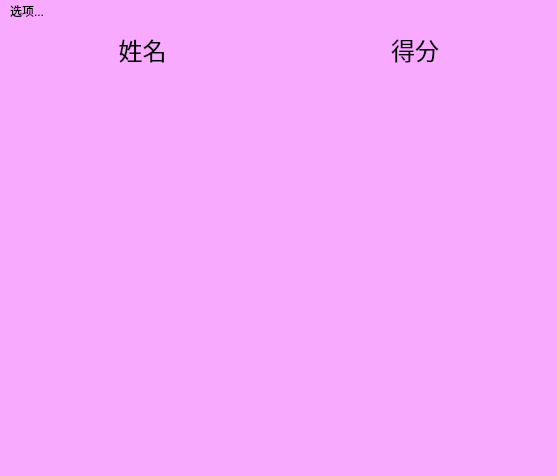
<?xml version="1.0" encoding="UTF-8"?>
<ui version="4.0">
 <class>WindowRank</class>
 <widget class="QMainWindow" name="WindowRank">
  <property name="geometry">
   <rect>
    <x>0</x>
    <y>0</y>
    <width>557</width>
    <height>476</height>
   </rect>
  </property>
  <property name="minimumSize">
   <size>
    <width>557</width>
    <height>476</height>
   </size>
  </property>
  <property name="maximumSize">
   <size>
    <width>557</width>
    <height>476</height>
   </size>
  </property>
  <property name="windowTitle">
   <string>排行榜</string>
  </property>
  <property name="styleSheet">
   <string notr="true">background-color: rgb(247, 170, 255);
selection-background-color: rgb(255,170, 255); 
</string>
  </property>
  <widget class="QWidget" name="centralwidget">
   <layout class="QVBoxLayout" name="verticalLayout">
    <item>
     <layout class="QGridLayout" name="gridLayout" columnstretch="4,4">
      <item row="2" column="1">
       <widget class="QLabel" name="label_6">
        <property name="sizePolicy">
         <sizepolicy hsizetype="Expanding" vsizetype="Expanding">
          <horstretch>0</horstretch>
          <verstretch>0</verstretch>
         </sizepolicy>
        </property>
        <property name="font">
         <font>
          <pointsize>18</pointsize>
         </font>
        </property>
        <property name="text">
         <string/>
        </property>
        <property name="alignment">
         <set>Qt::AlignCenter</set>
        </property>
       </widget>
      </item>
      <item row="3" column="1">
       <widget class="QLabel" name="label_9">
        <property name="sizePolicy">
         <sizepolicy hsizetype="Expanding" vsizetype="Expanding">
          <horstretch>0</horstretch>
          <verstretch>0</verstretch>
         </sizepolicy>
        </property>
        <property name="font">
         <font>
          <pointsize>18</pointsize>
         </font>
        </property>
        <property name="text">
         <string/>
        </property>
        <property name="alignment">
         <set>Qt::AlignCenter</set>
        </property>
       </widget>
      </item>
      <item row="9" column="1">
       <widget class="QLabel" name="label_27">
        <property name="sizePolicy">
         <sizepolicy hsizetype="Expanding" vsizetype="Expanding">
          <horstretch>0</horstretch>
          <verstretch>0</verstretch>
         </sizepolicy>
        </property>
        <property name="font">
         <font>
          <pointsize>18</pointsize>
         </font>
        </property>
        <property name="text">
         <string/>
        </property>
        <property name="alignment">
         <set>Qt::AlignCenter</set>
        </property>
       </widget>
      </item>
      <item row="1" column="1">
       <widget class="QLabel" name="label_3">
        <property name="sizePolicy">
         <sizepolicy hsizetype="Expanding" vsizetype="Expanding">
          <horstretch>0</horstretch>
          <verstretch>0</verstretch>
         </sizepolicy>
        </property>
        <property name="font">
         <font>
          <pointsize>18</pointsize>
         </font>
        </property>
        <property name="text">
         <string/>
        </property>
        <property name="alignment">
         <set>Qt::AlignCenter</set>
        </property>
       </widget>
      </item>
      <item row="4" column="1">
       <widget class="QLabel" name="label_12">
        <property name="sizePolicy">
         <sizepolicy hsizetype="Expanding" vsizetype="Expanding">
          <horstretch>0</horstretch>
          <verstretch>0</verstretch>
         </sizepolicy>
        </property>
        <property name="font">
         <font>
          <pointsize>18</pointsize>
         </font>
        </property>
        <property name="text">
         <string/>
        </property>
        <property name="alignment">
         <set>Qt::AlignCenter</set>
        </property>
       </widget>
      </item>
      <item row="8" column="0">
       <widget class="QLabel" name="label_22">
        <property name="sizePolicy">
         <sizepolicy hsizetype="Expanding" vsizetype="Expanding">
          <horstretch>0</horstretch>
          <verstretch>0</verstretch>
         </sizepolicy>
        </property>
        <property name="font">
         <font>
          <pointsize>18</pointsize>
         </font>
        </property>
        <property name="text">
         <string/>
        </property>
        <property name="alignment">
         <set>Qt::AlignCenter</set>
        </property>
       </widget>
      </item>
      <item row="5" column="0">
       <widget class="QLabel" name="label_13">
        <property name="sizePolicy">
         <sizepolicy hsizetype="Expanding" vsizetype="Expanding">
          <horstretch>0</horstretch>
          <verstretch>0</verstretch>
         </sizepolicy>
        </property>
        <property name="font">
         <font>
          <pointsize>18</pointsize>
         </font>
        </property>
        <property name="text">
         <string/>
        </property>
        <property name="alignment">
         <set>Qt::AlignCenter</set>
        </property>
       </widget>
      </item>
      <item row="0" column="1">
       <widget class="QLabel" name="label_32">
        <property name="font">
         <font>
          <pointsize>18</pointsize>
         </font>
        </property>
        <property name="text">
         <string>得分</string>
        </property>
        <property name="alignment">
         <set>Qt::AlignCenter</set>
        </property>
       </widget>
      </item>
      <item row="10" column="0">
       <widget class="QLabel" name="label_28">
        <property name="sizePolicy">
         <sizepolicy hsizetype="Expanding" vsizetype="Expanding">
          <horstretch>0</horstretch>
          <verstretch>0</verstretch>
         </sizepolicy>
        </property>
        <property name="font">
         <font>
          <pointsize>18</pointsize>
         </font>
        </property>
        <property name="text">
         <string/>
        </property>
        <property name="alignment">
         <set>Qt::AlignCenter</set>
        </property>
       </widget>
      </item>
      <item row="7" column="0">
       <widget class="QLabel" name="label_19">
        <property name="sizePolicy">
         <sizepolicy hsizetype="Expanding" vsizetype="Expanding">
          <horstretch>0</horstretch>
          <verstretch>0</verstretch>
         </sizepolicy>
        </property>
        <property name="font">
         <font>
          <pointsize>18</pointsize>
         </font>
        </property>
        <property name="text">
         <string/>
        </property>
        <property name="alignment">
         <set>Qt::AlignCenter</set>
        </property>
       </widget>
      </item>
      <item row="4" column="0">
       <widget class="QLabel" name="label_10">
        <property name="sizePolicy">
         <sizepolicy hsizetype="Expanding" vsizetype="Expanding">
          <horstretch>0</horstretch>
          <verstretch>0</verstretch>
         </sizepolicy>
        </property>
        <property name="font">
         <font>
          <pointsize>18</pointsize>
         </font>
        </property>
        <property name="text">
         <string/>
        </property>
        <property name="alignment">
         <set>Qt::AlignCenter</set>
        </property>
       </widget>
      </item>
      <item row="0" column="0">
       <widget class="QLabel" name="label">
        <property name="font">
         <font>
          <pointsize>18</pointsize>
         </font>
        </property>
        <property name="text">
         <string>姓名</string>
        </property>
        <property name="alignment">
         <set>Qt::AlignCenter</set>
        </property>
       </widget>
      </item>
      <item row="1" column="0">
       <widget class="QLabel" name="label_1">
        <property name="sizePolicy">
         <sizepolicy hsizetype="Expanding" vsizetype="Expanding">
          <horstretch>0</horstretch>
          <verstretch>0</verstretch>
         </sizepolicy>
        </property>
        <property name="font">
         <font>
          <pointsize>18</pointsize>
         </font>
        </property>
        <property name="text">
         <string/>
        </property>
        <property name="alignment">
         <set>Qt::AlignCenter</set>
        </property>
       </widget>
      </item>
      <item row="3" column="0">
       <widget class="QLabel" name="label_7">
        <property name="sizePolicy">
         <sizepolicy hsizetype="Expanding" vsizetype="Expanding">
          <horstretch>0</horstretch>
          <verstretch>0</verstretch>
         </sizepolicy>
        </property>
        <property name="font">
         <font>
          <pointsize>18</pointsize>
         </font>
        </property>
        <property name="text">
         <string/>
        </property>
        <property name="alignment">
         <set>Qt::AlignCenter</set>
        </property>
       </widget>
      </item>
      <item row="2" column="0">
       <widget class="QLabel" name="label_4">
        <property name="sizePolicy">
         <sizepolicy hsizetype="Expanding" vsizetype="Expanding">
          <horstretch>0</horstretch>
          <verstretch>0</verstretch>
         </sizepolicy>
        </property>
        <property name="font">
         <font>
          <pointsize>18</pointsize>
         </font>
        </property>
        <property name="text">
         <string/>
        </property>
        <property name="alignment">
         <set>Qt::AlignCenter</set>
        </property>
       </widget>
      </item>
      <item row="6" column="1">
       <widget class="QLabel" name="label_18">
        <property name="sizePolicy">
         <sizepolicy hsizetype="Expanding" vsizetype="Expanding">
          <horstretch>0</horstretch>
          <verstretch>0</verstretch>
         </sizepolicy>
        </property>
        <property name="font">
         <font>
          <pointsize>18</pointsize>
         </font>
        </property>
        <property name="text">
         <string/>
        </property>
        <property name="alignment">
         <set>Qt::AlignCenter</set>
        </property>
       </widget>
      </item>
      <item row="5" column="1">
       <widget class="QLabel" name="label_15">
        <property name="sizePolicy">
         <sizepolicy hsizetype="Expanding" vsizetype="Expanding">
          <horstretch>0</horstretch>
          <verstretch>0</verstretch>
         </sizepolicy>
        </property>
        <property name="font">
         <font>
          <pointsize>18</pointsize>
         </font>
        </property>
        <property name="text">
         <string/>
        </property>
        <property name="alignment">
         <set>Qt::AlignCenter</set>
        </property>
       </widget>
      </item>
      <item row="7" column="1">
       <widget class="QLabel" name="label_21">
        <property name="sizePolicy">
         <sizepolicy hsizetype="Expanding" vsizetype="Expanding">
          <horstretch>0</horstretch>
          <verstretch>0</verstretch>
         </sizepolicy>
        </property>
        <property name="font">
         <font>
          <pointsize>18</pointsize>
         </font>
        </property>
        <property name="text">
         <string/>
        </property>
        <property name="alignment">
         <set>Qt::AlignCenter</set>
        </property>
       </widget>
      </item>
      <item row="10" column="1">
       <widget class="QLabel" name="label_30">
        <property name="sizePolicy">
         <sizepolicy hsizetype="Expanding" vsizetype="Expanding">
          <horstretch>0</horstretch>
          <verstretch>0</verstretch>
         </sizepolicy>
        </property>
        <property name="font">
         <font>
          <pointsize>18</pointsize>
         </font>
        </property>
        <property name="text">
         <string/>
        </property>
        <property name="alignment">
         <set>Qt::AlignCenter</set>
        </property>
       </widget>
      </item>
      <item row="9" column="0">
       <widget class="QLabel" name="label_25">
        <property name="sizePolicy">
         <sizepolicy hsizetype="Expanding" vsizetype="Expanding">
          <horstretch>0</horstretch>
          <verstretch>0</verstretch>
         </sizepolicy>
        </property>
        <property name="font">
         <font>
          <pointsize>18</pointsize>
         </font>
        </property>
        <property name="text">
         <string/>
        </property>
        <property name="alignment">
         <set>Qt::AlignCenter</set>
        </property>
       </widget>
      </item>
      <item row="6" column="0">
       <widget class="QLabel" name="label_16">
        <property name="sizePolicy">
         <sizepolicy hsizetype="Expanding" vsizetype="Expanding">
          <horstretch>0</horstretch>
          <verstretch>0</verstretch>
         </sizepolicy>
        </property>
        <property name="font">
         <font>
          <pointsize>18</pointsize>
         </font>
        </property>
        <property name="text">
         <string/>
        </property>
        <property name="alignment">
         <set>Qt::AlignCenter</set>
        </property>
       </widget>
      </item>
      <item row="8" column="1">
       <widget class="QLabel" name="label_24">
        <property name="sizePolicy">
         <sizepolicy hsizetype="Expanding" vsizetype="Expanding">
          <horstretch>0</horstretch>
          <verstretch>0</verstretch>
         </sizepolicy>
        </property>
        <property name="font">
         <font>
          <pointsize>18</pointsize>
         </font>
        </property>
        <property name="text">
         <string/>
        </property>
        <property name="alignment">
         <set>Qt::AlignCenter</set>
        </property>
       </widget>
      </item>
     </layout>
    </item>
   </layout>
  </widget>
  <widget class="QMenuBar" name="menubar">
   <property name="geometry">
    <rect>
     <x>0</x>
     <y>0</y>
     <width>557</width>
     <height>26</height>
    </rect>
   </property>
   <widget class="QMenu" name="menu">
    <property name="title">
     <string>选项...</string>
    </property>
    <addaction name="actionClear"/>
   </widget>
   <addaction name="menu"/>
  </widget>
  <action name="actionClear">
   <property name="text">
    <string>Clear</string>
   </property>
  </action>
 </widget>
 <resources/>
 <connections/>
</ui>
